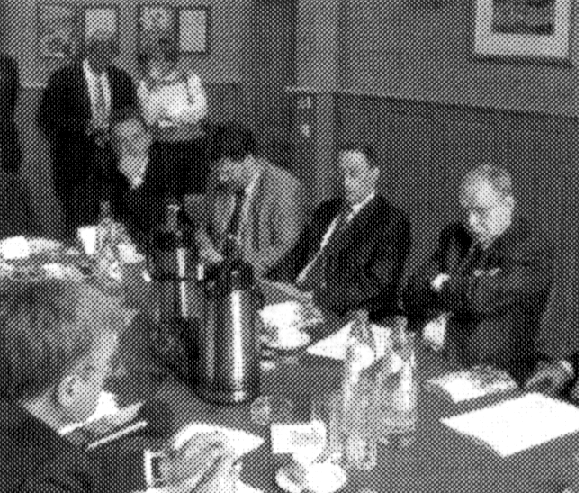
%> input picture Image processing/lucraak.tif, 579 x 493 px
$ octave W4o1.m   (GNU Octave 9; MATLAB toolbox functions it lacks are replaced by stand-ins)
%> lines starting %> are read from the running program, lines starting %| are printed output that depends on the picture
f=imread('lucraak.tif');
%> f is the input picture: size 493x579 uint8; min 0, max 255, mean 97.7
f=double(f);
%> f: size 493x579 double
f=f/255;
f=flipud(f);
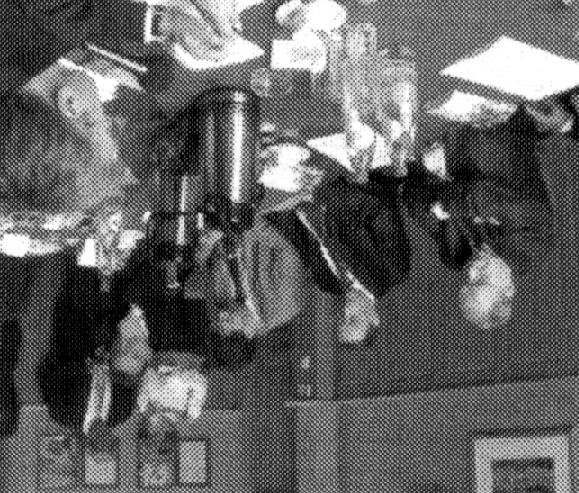
%> f: size 493x579 double; min 0, max 1, mean 0.383; mean of the top-left, top-right, bottom-left and bottom-right quarters 0.432, 0.461, 0.304, 0.337
figure(1); pcolor(f); shading interp; colormap('gray'); axis image
%> after `axis image`:
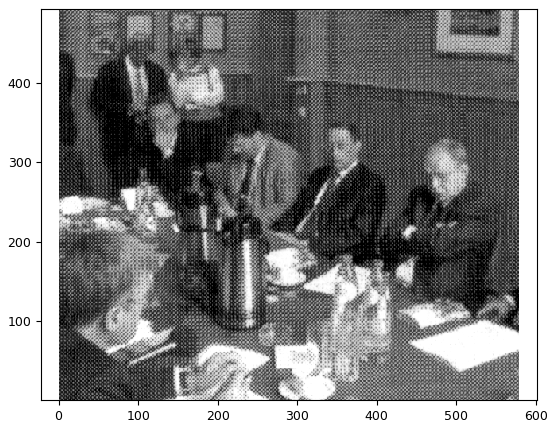
%> figure redrawn from the program's plot data

F=fftshift(fft2(f));
figure(2); pcolor(log10(abs(F))); shading interp; caxis([-2 4]);

D=zeros(128,128);
for i=1:128; for j=1:128; x=i-65; y=j-65; D(i,j)=(x*x+y*y); end; end;

G=exp(-0.5*D/(50));
% [5 lines of commented-out code are left out]
O = [-25:25];
G2=G(65+O,65+O);
G2=1-G2;
figure(3); pcolor(G2); shading interp; axis image; colormap('gray');
%> after `colormap('gray')`:
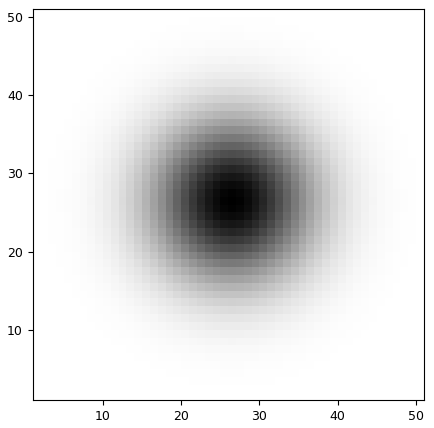
%> figure redrawn from the program's plot data
figure(4); surf(G2); shading interp; colormap('default');
%> after `colormap('default')`:
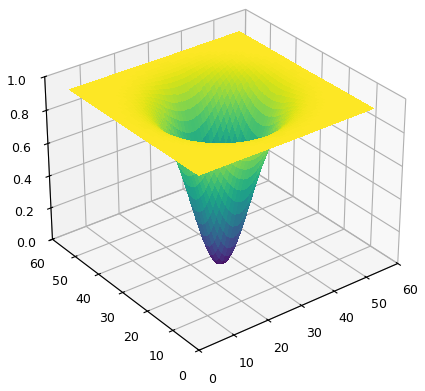
%> figure redrawn from the program's plot data

F2=F;
% [13 lines of commented-out code are left out]
F2 = F;
for i = 26:467
    for j = [172, 409]
        F2(i+O,j+O) = F2(i+O,j+O) .* G2;
    end
end
%verwijdert horizontale lijnen
for i = [350, 144]
    for j = 26:553
        F2(i+O,j+O) = F2(i+O,j+O) .* G2;
        F2(i+O,j+O) = F2(i+O,j+O) .* G2;
    end
end

figure(5); pcolor(log10(abs(F2))); shading interp; caxis([-2,4]);
%> after `caxis([-2,4])`:
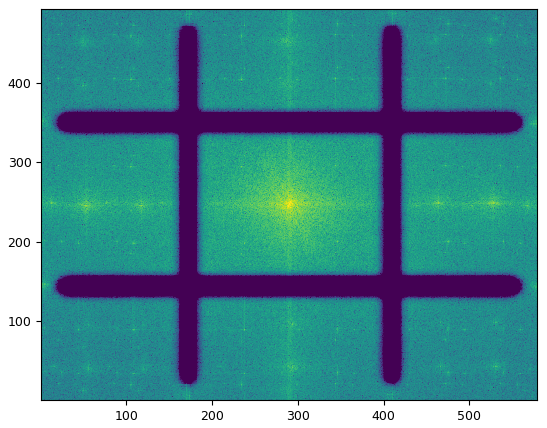
%> figure redrawn from the program's plot data

F2b=ifftshift(F2);
R=ifft2(F2b);
R=real(R);
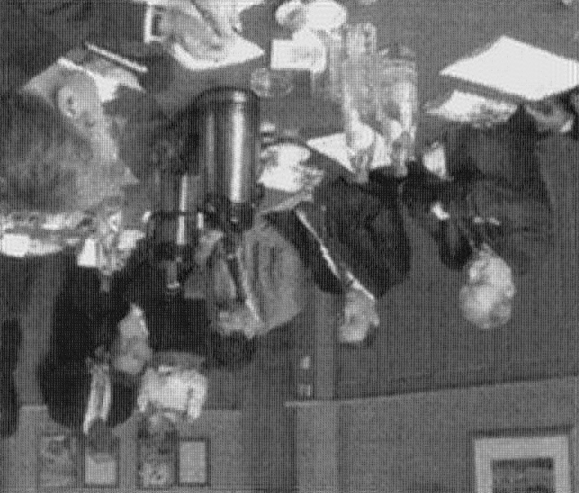
%> R: size 493x579 double; min -0.122, max 1.13, mean 0.383; drawn with min black and max white
figure(6); pcolor(R); shading interp; colormap('gray'); axis image
%> after `axis image`:
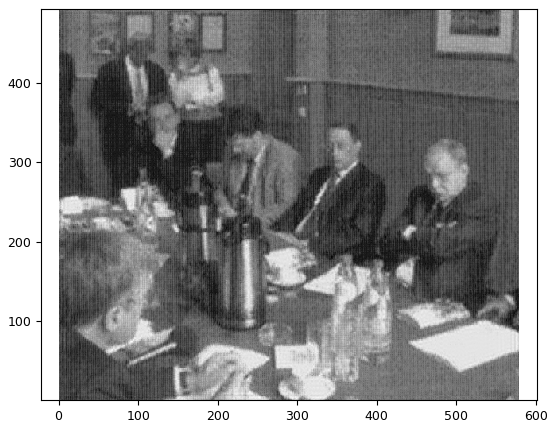
%> figure redrawn from the program's plot data

$ run again, with Image processing/Moeke.jpg saved as Image processing/lucraak.tif
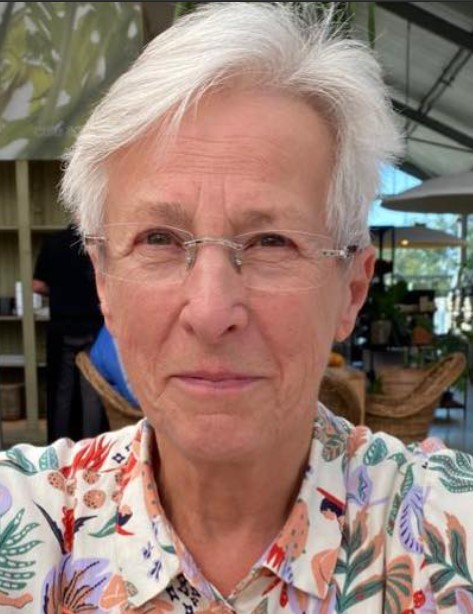
%> input picture Image processing/Moeke.jpg, 473 x 614 px
%> f is the input picture: size 614x473x3 uint8; mean R, G, B 146, 121.3, 111.4
%> `f=flipud(f);`:
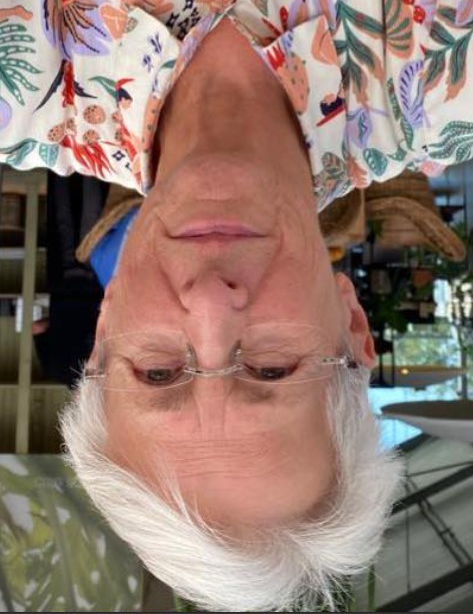
%> f: size 614x473x3 double; mean R, G, B 0.573, 0.476, 0.437; mean of the top-left, top-right, bottom-left and bottom-right quarters 0.501, 0.472, 0.514, 0.494
%> `R=real(R);`:
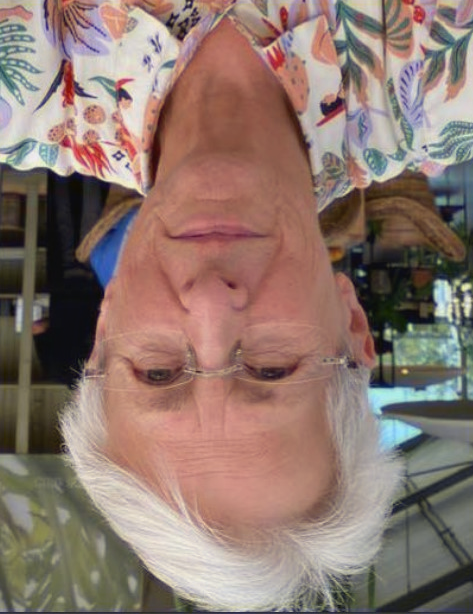
%> R: size 614x473x3 double; mean R, G, B 0.573, 0.476, 0.437; mean of the top-left, top-right, bottom-left and bottom-right quarters 0.501, 0.472, 0.514, 0.494; drawn with min black and max white
